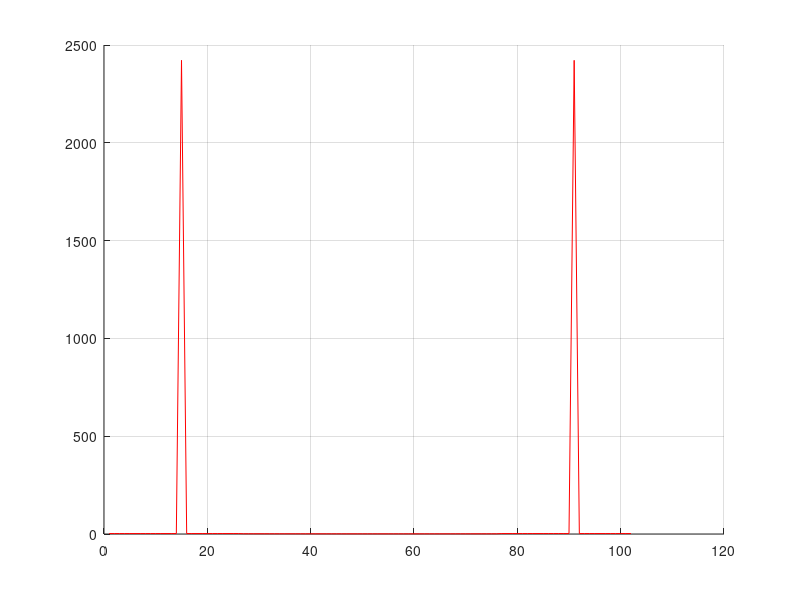

Here is the MATLAB script that generated this plot:
A=[292,282,277,266,262,258,253,248,243,237,231,228,225,219,216,210,207,205,203,198,193,193,190,190,187,188,186,186,186,186,187,187,189,190,193,195,195,200,203,208,210,214,218,224,228,233,238,243,249,255]; 
 A=[286,283,275,271,264,260,253,248,243,238,234,228,224,220,217,214,209,206,203,203,198,197,195,194,193,191,190,189,189,190,190,191,191,191,193,197,198,201,202,205,208,214,215,217,224,226,233,235,244,246]; 
 A=[290,285,278,273,268,263,255,251,246,241,235,231,227,226,219,215,212,210,205,203,201,198,196,195,194,193,191,190,191,193,192,194,193,194,197,200,204,202,207,209,215,217,223,227,232,236,242,248,252,258]; 
 A=[291,286,281,277,271,266,261,256,253,246,242,240,235,229,226,221,218,214,212,209,206,202,199,197,197,194,193,188,188,186,188,186,183,184,183,185,184,187,186,188,189,191,193,195,197,200,204,207,210,214]; 
 A=[294,287,283,277,274,267,261,256,253,246,241,237,232,228,224,220,216,212,208,205,204,199,197,193,192,190,190,186,183,184,181,183,180,182,180,182,182,183,185,186,187,189,193,195,197,199,203,209,210,214]; 
 A=[294,287,281,275,269,264,258,252,247,243,239,236,229,225,223,217,214,210,209,205,203,200,198,196,198,194,194,192,192,192,194,194,195,195,196,198,202,203,203,208,210,216,219,224,227,233,234,241,249,253]; 
 A=[288,280,273,269,264,258,250,246,239,238,231,226,222,219,214,211,208,204,201,202,197,195,194,191,190,192,189,189,189,190,190,191,191,193,195,197,201,204,205,208,212,217,220,225,229,232,238,245,250,254]; 
 A=[290,283,279,271,267,262,256,251,245,241,236,232,228,224,219,216,213,209,206,206,203,198,197,193,192,191,191,190,189,189,188,189,191,190,192,192,193,196,200,201,201,208,208,213,216,221,224,230,234,239]; 
 A=[289,281,275,270,264,258,254,247,241,237,233,227,224,218,214,211,209,205,199,199,194,196,192,191,187,190,189,189,191,190,192,193,197,199,200,203,206,214,213,217,221,228,231,237,241,247,252,258,264,271]; 
 A=[295,290,282,279,271,263,260,255,249,242,239,234,230,224,221,216,213,210,207,205,201,199,197,197,194,193,193,192,195,192,192,193,196,195,197,198,200,202,205,207,211,214,216,221,227,229,235,237,239,247]; 
 B=[293,286,280,275,271,263,255,252,246,242,235,232,226,225,218,215,212,207,204,201,200,197,193,193,192,192,191,188,187,191,188,188,189,189,190,192,194,195,197,199,202,208,209,213,214,218,224,229,233,236]; 
 Sol=[495,495,495,495,495,495,495,495,495,495,495,495,495,495,495495,495,495,495,495,495,495,495,495,495,495,495,290,285,278,273,268,261,256,251,247,242,237,232,228,227,220,216,215,212,207,205,202,200,198,197,195,194,192,191,191,193,192,193,193,193,195,198,198,199,205,205,210,212,217,220,221,229,234,240,244,249,495,495,495,495,495,495,495,495,495,495,495,495,495,495,495495,495,495,495,495,495,495,495,495,495,495,495]; 
 DOS=[495,495,495,495,495,495,495,495,495,495,495,495,495,495,495495,495,495,495,495,495,495,495,495,495,495,495];
e=Sol*5/1023;
f=DOS*5/1023;
grid ON;
hold on;
plot(e,'red');
%plot(f,'blue');



% y=0;
% 
% delete(instrfind);
% s = serial('COM4');
% s.InputBufferSize = 2048;
% s.OutputBufferSize = 2048;
% set(s,'BaudRate',19200);
% fopen(s);
% while(y<1)
%     A = fread(s, 500, 'uint8');
%     Data = A;
%     %display(A);
%     drawnow;
%     plot(A,'r-')
%     grid on;
%     hold on;
%     %pause(0.1);
%     y = y + 1;
%     ylim([-1 3])
% end